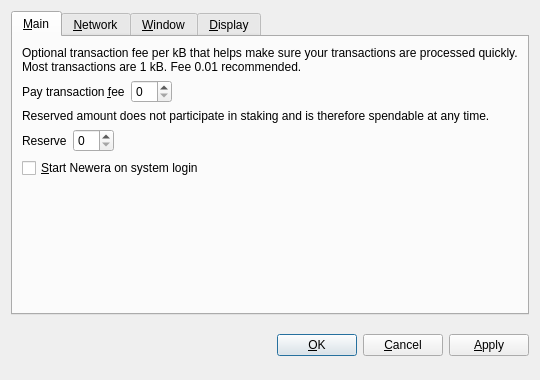
<?xml version="1.0" encoding="UTF-8"?>
<ui version="4.0">
 <class>OptionsDialog</class>
 <widget class="QDialog" name="OptionsDialog">
  <property name="geometry">
   <rect>
    <x>0</x>
    <y>0</y>
    <width>540</width>
    <height>380</height>
   </rect>
  </property>
  <property name="windowTitle">
   <string>Options</string>
  </property>
  <property name="modal">
   <bool>true</bool>
  </property>
  <layout class="QVBoxLayout" name="verticalLayout">
   <item>
    <widget class="QTabWidget" name="tabWidget">
     <property name="tabPosition">
      <enum>QTabWidget::North</enum>
     </property>
     <property name="currentIndex">
      <number>0</number>
     </property>
     <widget class="QWidget" name="tabMain">
      <attribute name="title">
       <string>&amp;Main</string>
      </attribute>
      <layout class="QVBoxLayout" name="verticalLayout_Main">
       <item>
        <widget class="QLabel" name="transactionFeeInfoLabel">
         <property name="text">
          <string>Optional transaction fee per kB that helps make sure your transactions are processed quickly. Most transactions are 1 kB. Fee 0.01 recommended.</string>
         </property>
         <property name="textFormat">
          <enum>Qt::PlainText</enum>
         </property>
         <property name="wordWrap">
          <bool>true</bool>
         </property>
        </widget>
       </item>
       <item>
        <layout class="QHBoxLayout" name="horizontalLayoutFee">
         <item>
          <widget class="QLabel" name="transactionFeeLabel">
           <property name="text">
            <string>Pay transaction &amp;fee</string>
           </property>
           <property name="textFormat">
            <enum>Qt::PlainText</enum>
           </property>
           <property name="buddy">
            <cstring>transactionFee</cstring>
           </property>
          </widget>
         </item>
         <item>
          <widget class="BitcoinAmountField" name="transactionFee"/>
         </item>
         <item>
          <spacer name="horizontalSpacerFee">
           <property name="orientation">
            <enum>Qt::Horizontal</enum>
           </property>
           <property name="sizeHint" stdset="0">
            <size>
             <width>40</width>
             <height>20</height>
            </size>
           </property>
          </spacer>
         </item>
        </layout>
       </item>
       <item>
        <widget class="QLabel" name="reserveBalanceInfoLabel">
         <property name="text">
          <string>Reserved amount does not participate in staking and is therefore spendable at any time.</string>
         </property>
         <property name="textFormat">
          <enum>Qt::PlainText</enum>
         </property>
         <property name="wordWrap">
          <bool>true</bool>
         </property>
        </widget>
       </item>
       <item>
        <layout class="QHBoxLayout" name="horizontalLayoutReserveBalance">
         <item>
          <widget class="QLabel" name="reserveBalanceLabel">
           <property name="text">
            <string>Reserve</string>
           </property>
           <property name="textFormat">
            <enum>Qt::PlainText</enum>
           </property>
           <property name="buddy">
            <cstring>reserveBalance</cstring>
           </property>
          </widget>
         </item>
         <item>
          <widget class="BitcoinAmountField" name="reserveBalance"/>
         </item>
         <item>
          <spacer name="horizontalSpacerReserveBalance">
           <property name="orientation">
            <enum>Qt::Horizontal</enum>
           </property>
           <property name="sizeHint" stdset="0">
            <size>
             <width>40</width>
             <height>20</height>
            </size>
           </property>
          </spacer>
         </item>
        </layout>
       </item>
       <item>
        <widget class="QCheckBox" name="bitcoinAtStartup">
         <property name="toolTip">
          <string>Automatically start Newera after logging in to the system.</string>
         </property>
         <property name="text">
          <string>&amp;Start Newera on system login</string>
         </property>
        </widget>
       </item>
       <item>
        <spacer name="verticalSpacer_Main">
         <property name="orientation">
          <enum>Qt::Vertical</enum>
         </property>
         <property name="sizeHint" stdset="0">
          <size>
           <width>20</width>
           <height>40</height>
          </size>
         </property>
        </spacer>
       </item>
      </layout>
     </widget>
     <widget class="QWidget" name="tabNetwork">
      <attribute name="title">
       <string>&amp;Network</string>
      </attribute>
      <layout class="QVBoxLayout" name="verticalLayout_Network">
       <item>
        <widget class="QCheckBox" name="mapPortUpnp">
         <property name="toolTip">
          <string>Automatically open the Newera client port on the router. This only works when your router supports UPnP and it is enabled.</string>
         </property>
         <property name="text">
          <string>Map port using &amp;UPnP</string>
         </property>
        </widget>
       </item>
       <item>
        <widget class="QCheckBox" name="connectSocks">
         <property name="toolTip">
          <string>Connect to the Newera network through a SOCKS proxy (e.g. when connecting through Tor).</string>
         </property>
         <property name="text">
          <string>&amp;Connect through SOCKS proxy:</string>
         </property>
        </widget>
       </item>
       <item>
        <layout class="QHBoxLayout" name="horizontalLayout_Network">
         <item>
          <widget class="QLabel" name="proxyIpLabel">
           <property name="text">
            <string>Proxy &amp;IP:</string>
           </property>
           <property name="textFormat">
            <enum>Qt::PlainText</enum>
           </property>
           <property name="buddy">
            <cstring>proxyIp</cstring>
           </property>
          </widget>
         </item>
         <item>
          <widget class="QValidatedLineEdit" name="proxyIp">
           <property name="maximumSize">
            <size>
             <width>140</width>
             <height>16777215</height>
            </size>
           </property>
           <property name="toolTip">
            <string>IP address of the proxy (e.g. 127.0.0.1)</string>
           </property>
          </widget>
         </item>
         <item>
          <widget class="QLabel" name="proxyPortLabel">
           <property name="text">
            <string>&amp;Port:</string>
           </property>
           <property name="textFormat">
            <enum>Qt::PlainText</enum>
           </property>
           <property name="buddy">
            <cstring>proxyPort</cstring>
           </property>
          </widget>
         </item>
         <item>
          <widget class="QLineEdit" name="proxyPort">
           <property name="maximumSize">
            <size>
             <width>55</width>
             <height>16777215</height>
            </size>
           </property>
           <property name="toolTip">
            <string>Port of the proxy (e.g. 9050)</string>
           </property>
          </widget>
         </item>
         <item>
          <widget class="QLabel" name="socksVersionLabel">
           <property name="text">
            <string>SOCKS &amp;Version:</string>
           </property>
           <property name="textFormat">
            <enum>Qt::PlainText</enum>
           </property>
           <property name="buddy">
            <cstring>socksVersion</cstring>
           </property>
          </widget>
         </item>
         <item>
          <widget class="QValueComboBox" name="socksVersion">
           <property name="toolTip">
            <string>SOCKS version of the proxy (e.g. 5)</string>
           </property>
          </widget>
         </item>
         <item>
          <spacer name="horizontalSpacer_Network">
           <property name="orientation">
            <enum>Qt::Horizontal</enum>
           </property>
           <property name="sizeHint" stdset="0">
            <size>
             <width>40</width>
             <height>20</height>
            </size>
           </property>
          </spacer>
         </item>
        </layout>
       </item>
       <item>
        <spacer name="verticalSpacer_Network">
         <property name="orientation">
          <enum>Qt::Vertical</enum>
         </property>
         <property name="sizeHint" stdset="0">
          <size>
           <width>20</width>
           <height>40</height>
          </size>
         </property>
        </spacer>
       </item>
      </layout>
     </widget>
     <widget class="QWidget" name="tabWindow">
      <attribute name="title">
       <string>&amp;Window</string>
      </attribute>
      <layout class="QVBoxLayout" name="verticalLayout_Window">
       <item>
        <widget class="QCheckBox" name="minimizeToTray">
         <property name="toolTip">
          <string>Show only a tray icon after minimizing the window.</string>
         </property>
         <property name="text">
          <string>&amp;Minimize to the tray instead of the taskbar</string>
         </property>
        </widget>
       </item>
       <item>
        <widget class="QCheckBox" name="minimizeOnClose">
         <property name="toolTip">
          <string>Minimize instead of exit the application when the window is closed. When this option is enabled, the application will be closed only after selecting Quit in the menu.</string>
         </property>
         <property name="text">
          <string>M&amp;inimize on close</string>
         </property>
        </widget>
       </item>
       <item>
        <spacer name="verticalSpacer_Window">
         <property name="orientation">
          <enum>Qt::Vertical</enum>
         </property>
         <property name="sizeHint" stdset="0">
          <size>
           <width>20</width>
           <height>40</height>
          </size>
         </property>
        </spacer>
       </item>
      </layout>
     </widget>
     <widget class="QWidget" name="tabDisplay">
      <attribute name="title">
       <string>&amp;Display</string>
      </attribute>
      <layout class="QVBoxLayout" name="verticalLayout_Display">
       <item>
        <layout class="QHBoxLayout" name="horizontalLayout_1_Display">
         <item>
          <widget class="QLabel" name="langLabel">
           <property name="text">
            <string>User Interface &amp;language:</string>
           </property>
           <property name="textFormat">
            <enum>Qt::PlainText</enum>
           </property>
           <property name="buddy">
            <cstring>lang</cstring>
           </property>
          </widget>
         </item>
         <item>
          <widget class="QValueComboBox" name="lang">
           <property name="toolTip">
            <string>The user interface language can be set here. This setting will take effect after restarting Newera.</string>
           </property>
          </widget>
         </item>
        </layout>
       </item>
       <item>
        <layout class="QHBoxLayout" name="horizontalLayout_2_Display">
         <item>
          <widget class="QLabel" name="unitLabel">
           <property name="text">
            <string>&amp;Unit to show amounts in:</string>
           </property>
           <property name="textFormat">
            <enum>Qt::PlainText</enum>
           </property>
           <property name="buddy">
            <cstring>unit</cstring>
           </property>
          </widget>
         </item>
         <item>
          <widget class="QValueComboBox" name="unit">
           <property name="toolTip">
            <string>Choose the default subdivision unit to show in the interface and when sending coins.</string>
           </property>
          </widget>
         </item>
        </layout>
       </item>
       <item>
        <widget class="QCheckBox" name="displayAddresses">
         <property name="toolTip">
          <string>Whether to show Newera addresses in the transaction list or not.</string>
         </property>
         <property name="text">
          <string>&amp;Display addresses in transaction list</string>
         </property>
        </widget>
       </item>
       <item>
        <widget class="QCheckBox" name="coinControlFeatures">
         <property name="toolTip">
          <string>Whether to show coin control features or not.</string>
         </property>
         <property name="text">
          <string>Display coin &amp;control features (experts only!)</string>
         </property>
        </widget>
       </item>
       <item>
        <spacer name="verticalSpacer_Display">
         <property name="orientation">
          <enum>Qt::Vertical</enum>
         </property>
         <property name="sizeHint" stdset="0">
          <size>
           <width>20</width>
           <height>40</height>
          </size>
         </property>
        </spacer>
       </item>
      </layout>
     </widget>
    </widget>
   </item>
   <item>
    <layout class="QHBoxLayout" name="horizontalLayout_Buttons">
     <item>
      <spacer name="horizontalSpacer_1">
       <property name="orientation">
        <enum>Qt::Horizontal</enum>
       </property>
       <property name="sizeHint" stdset="0">
        <size>
         <width>40</width>
         <height>48</height>
        </size>
       </property>
      </spacer>
     </item>
     <item>
      <widget class="QLabel" name="statusLabel">
       <property name="font">
        <font>
         <weight>75</weight>
         <bold>true</bold>
        </font>
       </property>
       <property name="text">
        <string/>
       </property>
       <property name="textFormat">
        <enum>Qt::PlainText</enum>
       </property>
       <property name="wordWrap">
        <bool>true</bool>
       </property>
      </widget>
     </item>
     <item>
      <spacer name="horizontalSpacer_2">
       <property name="orientation">
        <enum>Qt::Horizontal</enum>
       </property>
       <property name="sizeHint" stdset="0">
        <size>
         <width>40</width>
         <height>48</height>
        </size>
       </property>
      </spacer>
     </item>
     <item>
      <widget class="QPushButton" name="okButton">
       <property name="text">
        <string>&amp;OK</string>
       </property>
      </widget>
     </item>
     <item>
      <widget class="QPushButton" name="cancelButton">
       <property name="text">
        <string>&amp;Cancel</string>
       </property>
       <property name="autoDefault">
        <bool>false</bool>
       </property>
      </widget>
     </item>
     <item>
      <widget class="QPushButton" name="applyButton">
       <property name="text">
        <string>&amp;Apply</string>
       </property>
       <property name="autoDefault">
        <bool>false</bool>
       </property>
      </widget>
     </item>
    </layout>
   </item>
  </layout>
 </widget>
 <customwidgets>
  <customwidget>
   <class>BitcoinAmountField</class>
   <extends>QSpinBox</extends>
   <header>bitcoinamountfield.h</header>
  </customwidget>
  <customwidget>
   <class>QValueComboBox</class>
   <extends>QComboBox</extends>
   <header>qvaluecombobox.h</header>
  </customwidget>
  <customwidget>
   <class>QValidatedLineEdit</class>
   <extends>QLineEdit</extends>
   <header>qvalidatedlineedit.h</header>
  </customwidget>
 </customwidgets>
 <resources/>
 <connections/>
</ui>
